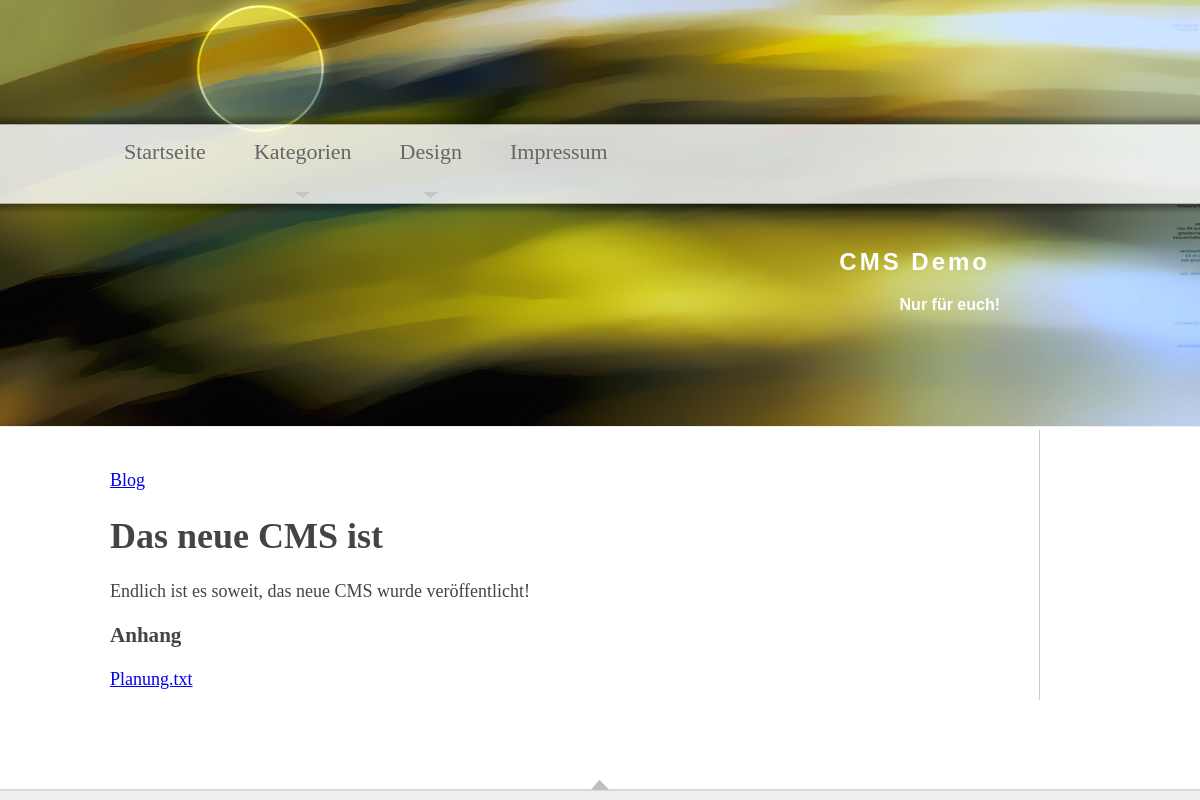
The app's page /CMS/index.php?request=das-neue-cms, older data.
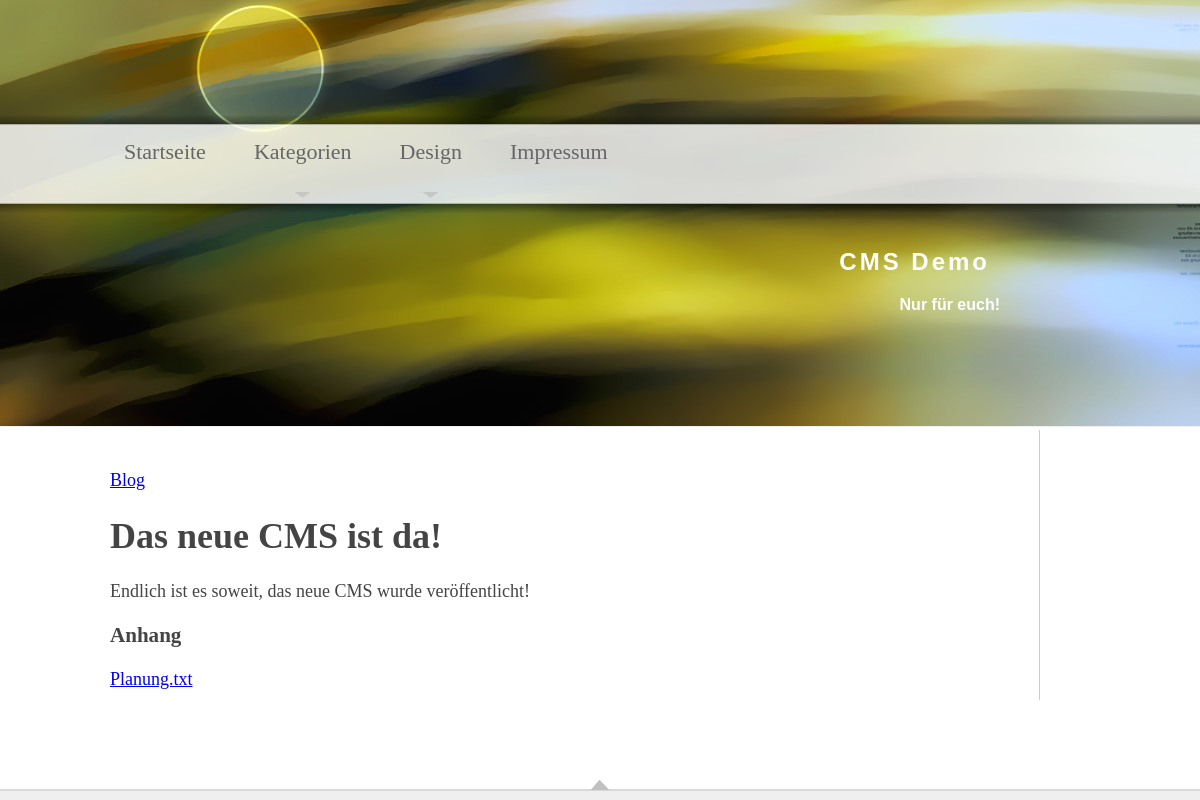
The same page, newer data.
### tables this page shows
CREATE TABLE IF NOT EXISTS `categories` (
  `categoryID` int(11) NOT NULL,
  `bezeichnung` varchar(256) NOT NULL,
  `creatorID` int(11) DEFAULT NULL,
  `dateCreated` timestamp NULL DEFAULT NULL,
  `beschreibung` text,
  `groupID` int(11) DEFAULT NULL,
  PRIMARY KEY (`categoryID`),
  KEY `groupID_idx` (`groupID`),
  KEY `creatorID_idx` (`creatorID`)
);

CREATE TABLE IF NOT EXISTS `entries` (
  `entryID` int(11) NOT NULL,
  `authorID` int(11) NOT NULL,
  `URL` varchar(256) DEFAULT NULL,
  `dateCreated` timestamp NULL DEFAULT NULL,
  `titel` varchar(256) DEFAULT NULL,
  `inhalt` text,
  `dateEdited` timestamp NULL DEFAULT NULL,
  `editorID` int(11) DEFAULT NULL,
  `anhangID` int(11) DEFAULT NULL,
  `categoryID` int(11) DEFAULT NULL,
  `locked` timestamp NULL DEFAULT NULL,
  `lockedBy` int(11) DEFAULT NULL,
  PRIMARY KEY (`entryID`),
  UNIQUE KEY `lockedBy` (`lockedBy`),
  KEY `authorID_idx` (`authorID`),
  KEY `anhangID_idx` (`anhangID`),
  KEY `blogID_idx` (`categoryID`),
  KEY `editorID` (`editorID`)
);

CREATE TABLE IF NOT EXISTS `uploadedData` (
  `dataID` int(11) NOT NULL,
  `name` varchar(128) NOT NULL,
  `size` int(11) NOT NULL,
  `created` timestamp NOT NULL DEFAULT CURRENT_TIMESTAMP ON UPDATE CURRENT_TIMESTAMP,
  `hash` varchar(45) DEFAULT NULL,
  `uploaderID` int(11) DEFAULT NULL,
  `type` varchar(20) NOT NULL,
  PRIMARY KEY (`dataID`),
  KEY `uploaderID_idx` (`uploaderID`)
);

### CMS/frontend/templates/content.php (the view)
<div id="article">
	<?php if($data['category'] != NULL){ ?><a href="<?php echo URL; ?>category/<?php echo $data['category']['categoryID']; ?>" id="category"><?php echo $data['category']['bezeichnung']; ?></a><?php } ?>
	<h1 id="heading"><?php echo $data['title']; ?></h1>
	<div id="content"><?php echo $data['inhalt']; ?></div>
	<?php if(isset($data['anhang'])) { ?>
		<div id="anhang">
			<h3>Anhang</h3>
			<a href="<?php echo BACKENDURL; ?>files/<?php echo $data['anhang']['hash']; ?>"><?php echo $data['anhang']['name']; ?></a>
		</div>
	<?php } ?>
</div>

### CMS/index.php (shortened to what this page needs)
<?php
$db = new PDO('mysql:host='.DBHOST.';dbname='.DBNAME, DBUSER, DBPASSWORD);
$st = $db->prepare("SELECT * FROM categories;");
$st->execute();
$data['categories'] = $st->fetchAll(PDO::FETCH_ASSOC);
if(substr($_GET['request'], 0, 8) == "category") {
	$categoryID = substr($_GET['request'], 9);
	$st = $db->prepare("SELECT bezeichnung FROM categories WHERE categoryID = :categoryID;");
	$st->execute(array(":categoryID" => $categoryID));
	$result = $st->fetch(PDO::FETCH_ASSOC);
	$data['category'] = $result['bezeichnung'];
	$data['title'] = "Kategorie: ".$result['bezeichnung'];
	$st = $db->prepare(
		"SELECT * FROM entries "
			. "WHERE categoryID = :CategoryID;"
	);
	$st->execute(array(
		':CategoryID' => $categoryID)
	);
	$data['artikel'] = $st->fetchAll(PDO::FETCH_ASSOC);
	require_once 'frontend/templates/head.php';
	require_once 'frontend/templates/categories.php';
	require_once 'frontend/templates/footer.php';
} else {
	$st = $db->prepare("SELECT * FROM entries WHERE URL=:URL;");
	$st->execute(array(":URL" => $_GET['request']));
	$result = $st->fetch(PDO::FETCH_ASSOC);
	if(!empty($result)){
		$data['title'] = $result['titel'];
		$data['inhalt'] = $result['inhalt'];
		$st = $db->prepare("SELECT bezeichnung FROM categories WHERE categoryID = :categoryID;");
		$st->execute(array(":categoryID" => $result['categoryID']));
		$result2 = $st->fetch(PDO::FETCH_ASSOC);
		$data['category'] = array("categoryID" => $result['categoryID'], "bezeichnung" => $result2['bezeichnung']);
		if($result['anhangID'] != NULL){
			$st = $db->prepare("SELECT * FROM uploadedData WHERE dataID = :dataID;");
			$st->execute(array(":dataID" => $result['anhangID']));
			$data['anhang'] = $st->fetch(PDO::FETCH_ASSOC);
		}
		require_once 'frontend/templates/head.php';
		require_once 'frontend/templates/content.php';
		require_once 'frontend/templates/footer.php';
	} else {
		header("HTTP/1.0 404 Not Found");
		require_once('frontend/templates/404.php');
		die();
	}
}
?>

### CMS/frontend/templates/head.php (shortened to what this page needs)
<!DOCTYPE HTML PUBLIC "-//W3C//DTD HTML 4.01 Transitional//EN">
<html>
  <head>
  <link rel="stylesheet" href="<?php echo URL; ?>frontend/css/design.css" />
  </head>
  <body onload="NavigationInit(0)">
   <div class="theme">
    <div class="bild" id="header">
     <div class="leiste">
      <div class="inner" id="NavigationsLinks">
       <a href="<?php echo URL; ?>"> Startseite </a>
       <a href="#" class="sub"> Kategorien </a>
       <a class="sub"> Design </a>
       <a href="#"> Impressum </a>
      </div>
     </div>
     <div class="inhalt">
       <div style="margin: 0 200px 0 0">
        <h2>CMS Demo</h2>
        <strong>Nur für euch!</strong>
       </div>
     </div>
    </div>
    <div class="textkoerper">
     <table>
      <tr>
       <td class="text">

### CMS/frontend/templates/footer.php (shortened to what this page needs)
       </td>
       <td class="SubNavigation">
       </td>
      </tr>
     </table>
    </div>
    <div id="subbar" class="geschlossen">
     <img src="<?php echo URL; ?>frontend/img/fuss/subbar/pfeil.png" class="schalter">
      <div class="schliessen" onclick="Subbar()">
      </div>
    </div>
   </div>
  </body>
</html>

### CMS/frontend/css/design.css (style rules this page uses)
body { font-family:arial; }
div.theme { width:100%; display:block; position:absolute; top:0px; left:0px; }
div.theme div.bild { height:426px; width:100%; background:url(../img/designs/abstrakt.jpg) #000; background-repeat:no-repeat; background-position:center bottom; position:absolute; top:0px; left:0px; border-bottom:1px ridge #efefef; }
div.theme div.leiste { width:100%; height:128px; background:url(../img/kopf/leiste.png); background-repeat:repeat-x; position:absolute; top:100px; left:0px; text-align:center; font-family:Latha; }
div.theme div.leiste div.inner { width:1000px; margin:auto auto; }
div.theme div.leiste div.inner a { float:left; display:block; padding:14px; margin:25px 10px 0px 10px; text-align:center; color:#666; height:50px; display:block; text-decoration:none; font-size:22px; cursor:pointer; }
div.theme div.leiste div.inner a.sub { color:#666; background:url(../img/kopf/bg_1.png); background-repeat:no-repeat; background-position:bottom center; }
div.theme div.inhalt { position:absolute; left:0px; z-index:0; top:228px; width:100%; height:200px; text-align:right; color:#fff; }
div.theme div.inhalt div { float:right; width:200px; text-align:right; }
div.theme div.inhalt div h2 { float:left; margin-left:10px; width:180px; display:inline; letter-spacing:3px; }
div.theme div.textkoerper table { position:absolute; left:50%; top:430px; width:1000px; margin-left:-500px; border-collapse:collapse; color:#444; font-size:18px; font-family:times new roman; }
div.theme div.textkoerper table tr td { padding:10px; }
div.theme div.textkoerper table tr td.text { width:940px; padding-top:40px; text-align:justify; }
div.theme div.textkoerper table tr td.SubNavigation { text-align:left; border-left:1px solid #ccc; vertical-align:top; padding-top:40px; }
div.theme #subbar { position:fixed; bottom:0px; left:0px; width:100%; }
div.theme #subbar.geschlossen { height:20px; background:url(../img/fuss/subbar/geschlossen.png); background-repeat:repeat-x; background-position:left bottom; text-align:center; cursor:pointer; }
div.theme #subbar div.schliessen { height:30px; margin-top:-20px; display:block; cursor:pointer; }

Row changes from the older to the newer data that the page shows:
changed entries "Endlich ist es soweit, das neue CMS wurde veröffentlicht!": titel "Das neue CMS ist" → "Das neue CMS ist da!"
